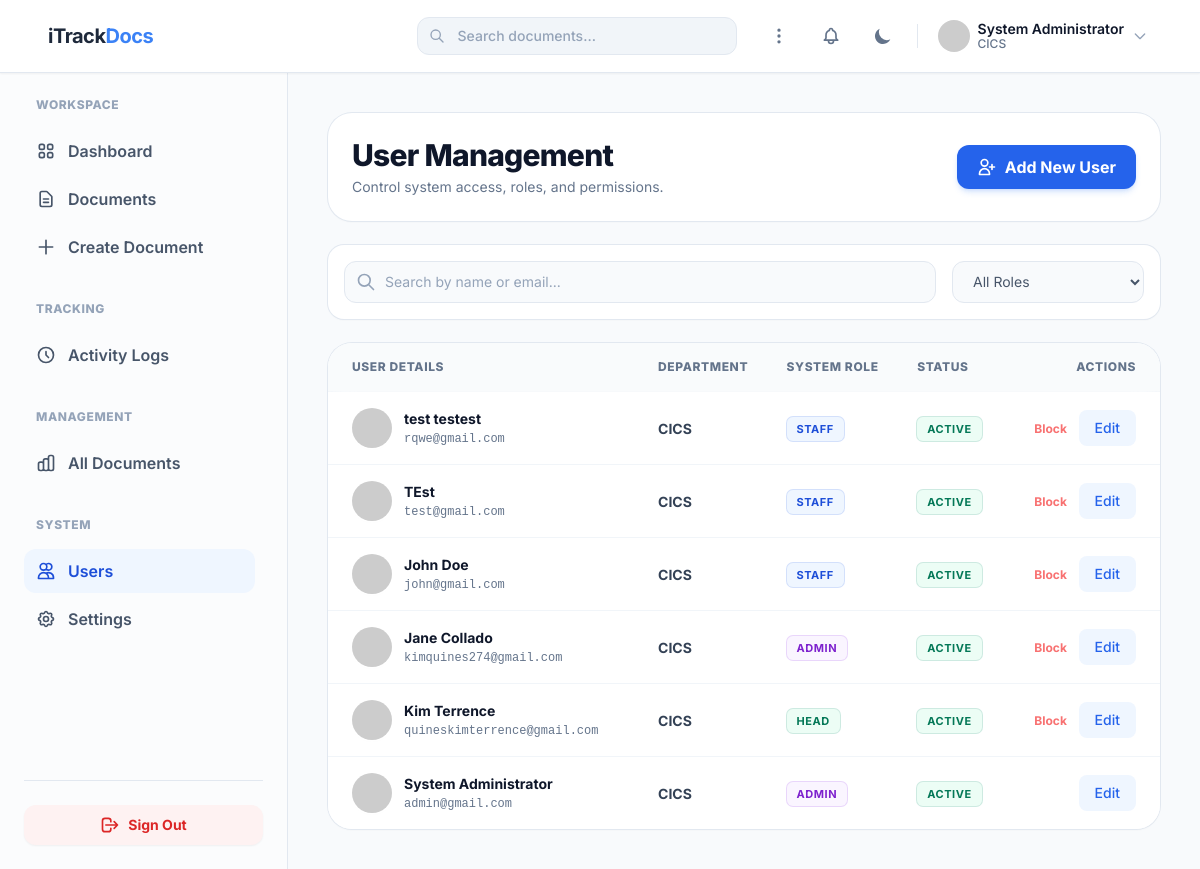
The page /index.php?action=users (signed in) on the database its author committed.
### tables this page shows
CREATE TABLE IF NOT EXISTS `users` (
  `id` int(11) NOT NULL AUTO_INCREMENT,
  `username` varchar(50) NOT NULL,
  `password` varchar(255) NOT NULL,
  `name` varchar(100) NOT NULL,
  `email` varchar(255) DEFAULT NULL,
  `department` varchar(255) DEFAULT NULL,
  `role` varchar(20) DEFAULT 'staff',
  `created_at` timestamp NULL DEFAULT current_timestamp(),
  `status` varchar(20) NOT NULL DEFAULT 'active',
  PRIMARY KEY (`id`),
  UNIQUE KEY `username` (`username`)
);

### src/Controllers/Controller.php (called while the page is built, shortened)
<?php
class Controller {
protected function render($view, $data = []) {
    extract($data);
    require __DIR__ . "/../../views/{$view}.php";
    require __DIR__ . "/../../views/layout.php";
}
}

### src/Controllers/UserController.php (called while the page is built, shortened)
<?php
class UserController extends Controller {
    public function list() {
        $db = (new \Config\Database())->getConnection();
        $search = trim($_GET['search'] ?? '');
        $roleFilter = trim($_GET['role'] ?? '');
        $whereClause = "WHERE department = 'CICS'";
        $query = "SELECT * FROM users " . $whereClause . " ORDER BY created_at DESC";
        $stmt = $db->prepare($query);
        $stmt->execute();
        $users = $stmt->fetchAll(\PDO::FETCH_ASSOC);
        $currentRole = $roleFilter;
        $this->render('users', [
            'users' => $users,
            'action' => 'users',
            'search' => $search,
            'currentRole' => $currentRole
        ]);
    }
}

### views/users.php (the view, shortened to what this page needs)
<?php
function getRoleBadge($role) {
    $r = strtolower($role ?? 'staff');
    if ($r === 'admin') return 'bg-purple-50 text-purple-700 dark:bg-purple-500/10 dark:text-purple-400 ring-1 ring-purple-600/20';
    if ($r === 'head') return 'bg-emerald-50 text-emerald-700 dark:bg-emerald-500/10 dark:text-emerald-400 ring-1 ring-emerald-600/20';
    return 'bg-blue-50 text-blue-700 dark:bg-blue-500/10 dark:text-blue-400 ring-1 ring-blue-600/20';
}
function getStatusBadge($status) {
    $s = strtolower($status ?? 'active');
    return 'bg-emerald-50 text-emerald-700 dark:bg-emerald-500/10 dark:text-emerald-400 ring-1 ring-emerald-600/20';
}
?>
<div class="animate-fade-in-up space-y-6 flex flex-col h-full">
    <div class="flex flex-col sm:flex-row sm:items-center justify-between gap-4 bg-white dark:bg-slate-900 p-6 rounded-3xl ring-1 ring-slate-200 dark:ring-slate-800 shadow-sm shrink-0">
        <div>
            <h1 class="text-3xl font-extrabold text-slate-900 dark:text-white tracking-tight">User Management</h1>
            <p class="text-slate-500 dark:text-slate-400 text-sm mt-1">Control system access, roles, and permissions.</p>
        </div>
       <?php
            $role = strtolower($_SESSION['user_role'] ?? '');
            if ($role === 'admin' || $role === 'head'):
        ?>
            <button onclick="openUserModal()" class="inline-flex items-center justify-center gap-2 bg-brand-600 hover:bg-brand-500 text-white font-bold py-2.5 px-5 rounded-xl transition-all shadow-md shadow-brand-500/20">
                <svg class="w-5 h-5" fill="none" viewBox="0 0 24 24" stroke="currentColor"><path stroke-linecap="round" stroke-linejoin="round" stroke-width="2" d="M18 9v3m0 0v3m0-3h3m-3 0h-3m-2-5a4 4 0 11-8 0 4 4 0 018 0zM3 20a6 6 0 0112 0v1H3v-1z" /></svg>
                Add New User
            </button>
        <?php endif; ?>
    </div>
    <form method="GET" action="index.php" id="userFilterForm" class="bg-white dark:bg-slate-900 p-4 rounded-2xl ring-1 ring-slate-200 dark:ring-slate-800 shadow-sm flex flex-col md:flex-row gap-4 shrink-0">
        <div class="relative flex-1">
            <div class="absolute inset-y-0 left-0 pl-3 flex items-center pointer-events-none">
            </div>
            <input type="text" name="search" id="userSearch" placeholder="Search by name or email..." value="<?= htmlspecialchars($search ?? '') ?>"
                   class="w-full bg-slate-50 dark:bg-slate-950 border border-slate-200 dark:border-slate-800 rounded-xl pl-10 pr-4 py-2.5 text-sm focus:ring-2 focus:ring-brand-500 outline-none text-slate-900 dark:text-white placeholder-slate-400 transition-shadow">
        </div>
        <select name="role" id="userRole" class="bg-slate-50 dark:bg-slate-950 border border-slate-200 dark:border-slate-800 rounded-xl px-4 py-2.5 text-sm text-slate-600 dark:text-slate-300 outline-none focus:ring-2 focus:ring-brand-500 transition-shadow w-full md:w-48">
            <option value="">All Roles</option>
        </select>
    </form>
    <div class="bg-white dark:bg-slate-900 ring-1 ring-slate-200 dark:ring-slate-800 rounded-3xl overflow-hidden shadow-sm flex flex-col flex-1">
        <div class="flex-1 overflow-y-auto">
            <table class="min-w-full divide-y divide-slate-100 dark:divide-slate-800">
                <thead class="bg-slate-50/80 dark:bg-slate-800/50 sticky top-0 z-10 backdrop-blur-md">
                    <tr>
                        <th class="py-4 pl-6 pr-3 text-left text-xs font-extrabold text-slate-500 dark:text-slate-400 uppercase tracking-wider">User Details</th>
                        <th class="px-3 py-4 text-left text-xs font-extrabold text-slate-500 dark:text-slate-400 uppercase tracking-wider">Department</th>
                        <th class="px-3 py-4 text-left text-xs font-extrabold text-slate-500 dark:text-slate-400 uppercase tracking-wider">System Role</th>
                        <th class="px-3 py-4 text-left text-xs font-extrabold text-slate-500 dark:text-slate-400 uppercase tracking-wider">Status</th>
                        <th class="py-4 pl-3 pr-6 text-right text-xs font-extrabold text-slate-500 dark:text-slate-400 uppercase tracking-wider">Actions</th>
                    </tr>
                </thead>
                <tbody class="divide-y divide-slate-100 dark:divide-slate-800/60 bg-white dark:bg-slate-900">
                    <?php if (empty($users)): ?>
                        <tr>
                            <td colspan="5" class="py-16 text-center">
                                <svg class="w-12 h-12 text-slate-300 dark:text-slate-600 mx-auto mb-3" fill="none" viewBox="0 0 24 24" stroke="currentColor"><path stroke-linecap="round" stroke-linejoin="round" stroke-width="1.5" d="M12 4.354a4 4 0 110 5.292M15 21H3v-1a6 6 0 0112 0v1zm0 0h6v-1a6 6 0 00-9-5.197M13 7a4 4 0 11-8 0 4 4 0 018 0z" /></svg>
                                <p class="text-slate-500 dark:text-slate-400 font-medium text-lg">No users found.</p>
                            </td>
                        </tr>
                    <?php else: ?>
                        <?php foreach ($users as $user): ?>
                        <tr class="hover:bg-slate-50 dark:hover:bg-slate-800/40 transition-colors group">
                            <td class="py-4 pl-6 pr-3">
                                <div class="flex items-center gap-3">
                                    <img src="https://ui-avatars.com/api/?name=<?= urlencode($user['name']) ?>&background=random&color=fff&rounded=true" alt="Avatar" class="w-10 h-10 rounded-full ring-2 ring-white dark:ring-slate-800 shadow-sm shrink-0">
                                    <div>
                                        <div class="text-sm font-bold text-slate-900 dark:text-white"><?= htmlspecialchars($user['name']) ?></div>
                                        <div class="text-xs font-mono text-slate-500 dark:text-slate-400 mt-0.5"><?= htmlspecialchars($user['email']) ?></div>
                                    </div>
                                </div>
                            </td>
                            <td class="px-3 py-4 whitespace-nowrap">
                                <span class="text-sm font-bold text-slate-700 dark:text-slate-300">
                                    <?= htmlspecialchars($user['department'] ?? 'Unassigned') ?>
                                </span>
                            </td>
                            <td class="px-3 py-4 whitespace-nowrap">
                                <span class="inline-flex items-center px-2.5 py-1 rounded-md text-[11px] font-bold uppercase tracking-wider <?= getRoleBadge($user['role']) ?>">
                                    <?= htmlspecialchars(ucfirst($user['role'] ?? 'Staff')) ?>
                                </span>
                            </td>
                            <td class="px-3 py-4 whitespace-nowrap">
                                <span class="inline-flex items-center px-2.5 py-1 rounded-md text-[11px] font-bold uppercase tracking-wider <?= getStatusBadge($user['status'] ?? 'active') ?>">
                                    <?= htmlspecialchars(ucfirst($user['status'] ?? 'Active')) ?>
                                </span>
                            </td>
                            <td class="py-4 pl-3 pr-6 text-right whitespace-nowrap text-sm font-medium">
                                <?php
                                    $isBlocked = strtolower($user['status'] ?? 'active') === 'blocked';
                                    $currentUserId = $_SESSION['user_id'] ?? null;
                                ?>
                                <?php if ($currentUserId != $user['id']): ?>
                                <form action="index.php?action=block_user" method="POST" class="inline mr-2">
                                    <button type="submit" class="<?= $isBlocked
                                        ? 'text-emerald-600 dark:text-emerald-400 hover:text-emerald-800 dark:hover:text-emerald-300'
                                        : 'text-red-400 dark:text-red-500 hover:text-red-600 dark:hover:text-red-400' ?>
                                        transition-colors font-bold text-xs">
                                        <?= $isBlocked ? 'Unblock' : 'Block' ?>
                                    </button>
                                </form>
                                <?php endif; ?>
                                <button type="button"
                                    onclick="openEditUserModal(<?= htmlspecialchars(json_encode([
                                        'id' => $user['id'] ?? '',
                                        'name' => $user['name'] ?? '',
                                        'email' => $user['email'] ?? '',
                                        'role' => strtolower($user['role'] ?? 'staff'),
                                        'department' => $user['department'] ?? ''
                                    ]), ENT_QUOTES, 'UTF-8') ?>)"
                                    class="text-brand-600 dark:text-brand-400 hover:text-brand-800 dark:hover:text-brand-300 bg-brand-50 dark:bg-brand-500/10 px-4 py-2 rounded-lg transition-colors inline-block">
                                    Edit
                                </button>
                            </td>
                        </tr>
                        <?php endforeach; ?>
                    <?php endif; ?>
                </tbody>
            </table>
        </div>
    </div>
</div>

### rows shown on the page
users: name "test testest", email "rqwe@gmail.com", department "CICS", role "STAFF", status "ACTIVE", shows "Block"
users: name "TEst", email "test@gmail.com", department "CICS", role "STAFF", status "ACTIVE", shows "Block"
users: name "John Doe", email "john@gmail.com", department "CICS", role "STAFF", status "ACTIVE", shows "Block"
users: name "Jane Collado", email "kimquines274@gmail.com", department "CICS", role "ADMIN", status "ACTIVE", shows "Block"
users: name "Kim Terrence", email "quineskimterrence@gmail.com", department "CICS", role "HEAD", status "ACTIVE", shows "Block"
users: name "System Administrator", email "admin@gmail.com", department "CICS", role "ADMIN", status "ACTIVE"

### other values the page prints
$_SESSION['user_name'] "System Administrator"
$_SESSION['user_department'] "CICS"
